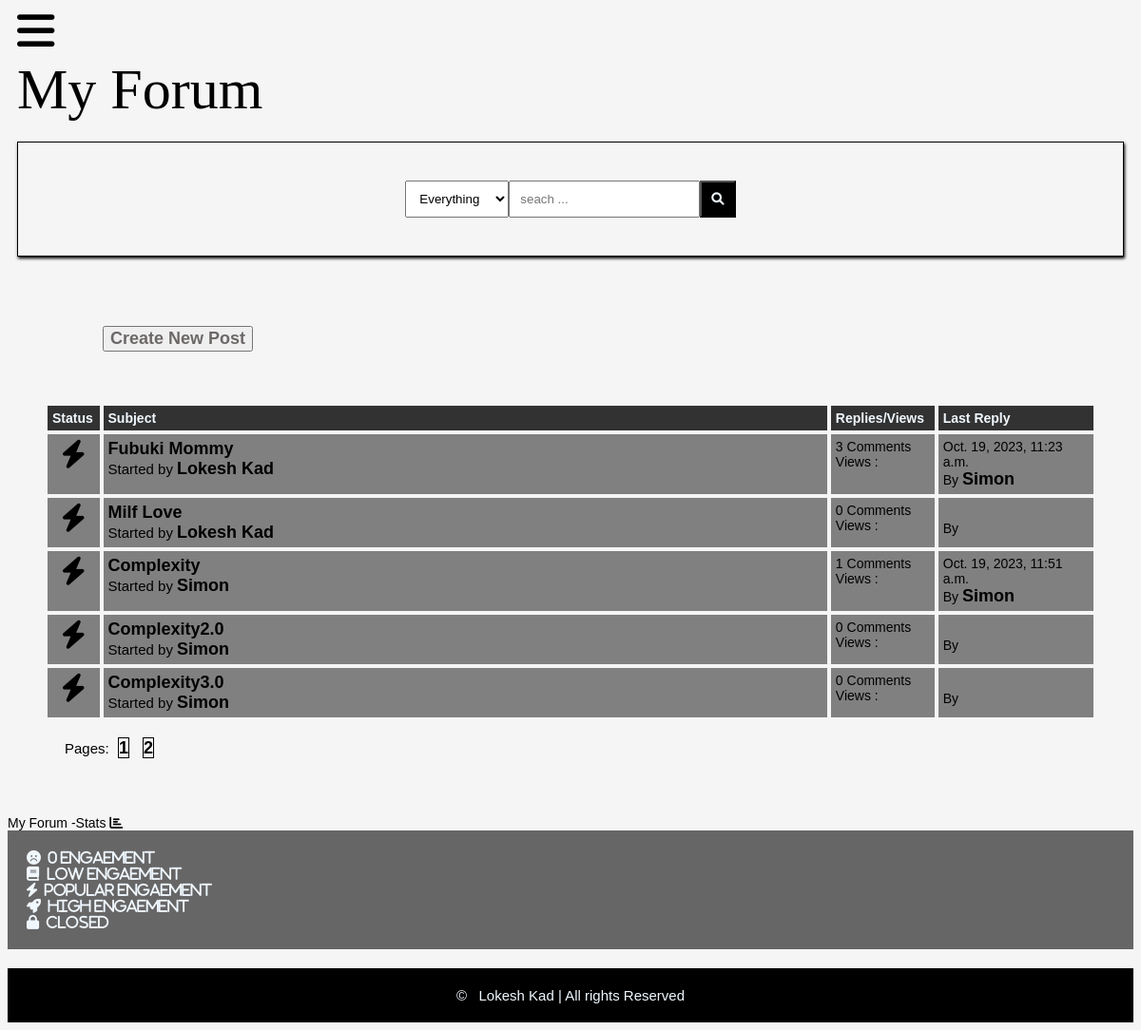
The app's page /posts/programming/ with its own data.
### posts/models.py (models this page shows, shortened)
class Post(models.Model):
    title=models.CharField(max_length=400)
    slug=models.SlugField(max_length=400,unique=True,blank=True)
    user=models.ForeignKey(Author,on_delete=models.CASCADE)
    content=HTMLField()
    categories=models.ManyToManyField(Category)
    date=models.DateTimeField(auto_now_add=True)
    approved=models.BooleanField(default=False)
    hit_count_generic=GenericRelation(HitCount,object_id_field='object_pk',related_query_name='hit_count_generic_relation')
    tag=TaggableManager()
    comments=models.ManyToManyField(Comment,blank=True)
    approved = models.BooleanField(default=True)
    def get_url(self):
        return reverse("detail",kwargs={
            "slug":self.slug
        })
    @property
    def num_comments(self):
        return self.comments.count()
    @property
    def last_reply(self):
        return self.comments.latest("date")

class Author(models.Model):
    user=models.ForeignKey(User,on_delete=models.CASCADE)
    fullname=models.CharField(max_length=40,blank=True)
    slug=models.SlugField(max_length=400,unique=True,blank=True)
    bio=HTMLField()
    points=models.IntegerField(default=0)
    profile_pic=ResizedImageField(size=[50,80],quality=100,upload_to="authors",default=None,null=True,blank=True)
    def __str__(self):
        return self.fullname

class Comment(models.Model):
    user=models.ForeignKey(Author,on_delete=models.CASCADE)
    content =models.TextField()
    date=models.DateTimeField(auto_now_add=True)
    replies=models.ManyToManyField(Reply,blank=True)

### posts/views.py (the view)
# urls.py: path('',include('posts.urls')),
def posts(request,slug):
    category=get_object_or_404(Category,slug=slug)
    posts=Post.objects.filter(approved=True,categories=category)
    paginator=Paginator(posts,5)
    page=request.GET.get("page")
    try:
        posts=paginator.page(page)
    except PageNotAnInteger:
        posts=paginator.page(1)
    except EmptyPage:
        posts=paginator.page(paginator.num_pages)
    return render(request,'posts.html',{'post':posts})

### template/posts.html
{%extends 'base.html'%}
{%load hitcount_tags%}
{%block content%}
    <div class="container">
        <div class="posts-table">
            <div class="table-head">
                <div class="status">Status</div>
                <div class="subject">Subject</div>
                <div class="replies">Replies/Views</div>
                <div class="last-reply">Last Reply</div>
            </div>
        </div>
        {%for post in post%}
        <div class="table-row">
            <div class="status"><i class="fa fa-bolt"></i></div>
            <div class="subject"><a href="{{post.get_url}}">{{post.title}}</a>
                <br>
                <span>Started by <b><a href="#">{{post.user.fullname|title}}</a></b></span>
            </div>
            <div class="replies">
                {{post.num_comments}}  Comments<br>Views :{%get_hit_count for post %}
            </div>
            <div class="last-reply">
                {{post.last_reply.date}}
                <br>
                By <a href="#">{{post.last_reply.user}}</a>
            </div>
        </div>
        {%endfor%}
        <div class="pagination">
            Pages:
            {% for num_page in post.paginator.page_range %}
                <a href="?page={{ num_page }}">{{ num_page }}</a>
            {% endfor %}
        </div>
    </div>
    <div class="forum-info">
        <div class="chart">
            My Forum -Stats <i class="fa fa-bar-chart"></i>
        </div>
    </div>
    <div class="note">
        <span>
            <i class=" fa fa-frown-o">&nbsp; 0 Engaement</i><br>
        </span>
        <span>
            <i class=" fa fa-book">&nbsp; Low Engaement</i><br>
        </span>
        <span>
            <i class=" fa fa-bolt">&nbsp; Popular Engaement</i><br>
        </span>
        <span>
            <i class=" fa fa-rocket">&nbsp; High Engaement</i><br>
        </span>
        <span>
            <i class=" fa fa-lock">&nbsp; Closed</i><br>
        </span>
    </div>
    {%endblock content%}

### static/style1.css (style rules this page uses)
* { box-sizing: border-box; }
html { font-size: 14px; font-family:'Trebuchet MS', 'Lucida Sans Unicode', 'Lucida Grande', 'Lucida Sans', Arial, sans-serif; background-color: whitesmoke; }
a { color: rgb(109, 104, 104); font-weight: bolder; text-decoration: none; font-size:18px; }
span { font-size: 15px; }
.container { margin: 20px; padding: 20px; }
.table-head { display: flex; }
.table-head div { padding: 5px; margin: 2px; background-color: rgb(50, 50, 50); font-weight: bold; color: aliceblue; }
.table-head .status { flex:5%; }
.table-head .subject { flex:70%; }
.table-head .replies { flex:10%; }
.table-head .last-reply { flex:15%; }
.table-row { display: flex; }
.table-row .status,.table-row .subject,.table-row .replies,.table-row .last-reply { padding: 5px; margin: 2px; background-color: gray; }
.table-row a { color: black; }
.table-row .status { flex: 5%; font-size: 30px; text-align: center; }
.table-row .subject { flex: 70%; }
.table-row .replies { flex: 10%; }
.table-row .last-reply { flex: 15%; }
.pagination { padding: 20px; font-size: 15px; }
.pagination a { color: black; margin-inline: 5px; border: solid 0.5px black; }
.note { background-color: rgb(103, 102, 102); color: aliceblue; padding: 20px; display:block; }
.note span { font-size: 15px; margin-block: 5px; }

### records on screen
Post: title "Fubuki Mommy", user.fullname "Lokesh Kad", num_comments "3", last_reply "Oct. 19, 2023, 11:23 a.m.", last_reply.user "Simon"
Post: title "Milf Love", user.fullname "Lokesh Kad", num_comments "0"
Post: title "Complexity", user.fullname "Simon", num_comments "1", last_reply "Oct. 19, 2023, 11:51 a.m.", last_reply.user "Simon"
Post: title "Complexity2.0", user.fullname "Simon", num_comments "0"
Post: title "Complexity3.0", user.fullname "Simon", num_comments "0"

### other values on screen
{{ num_page }} "1" "2"
